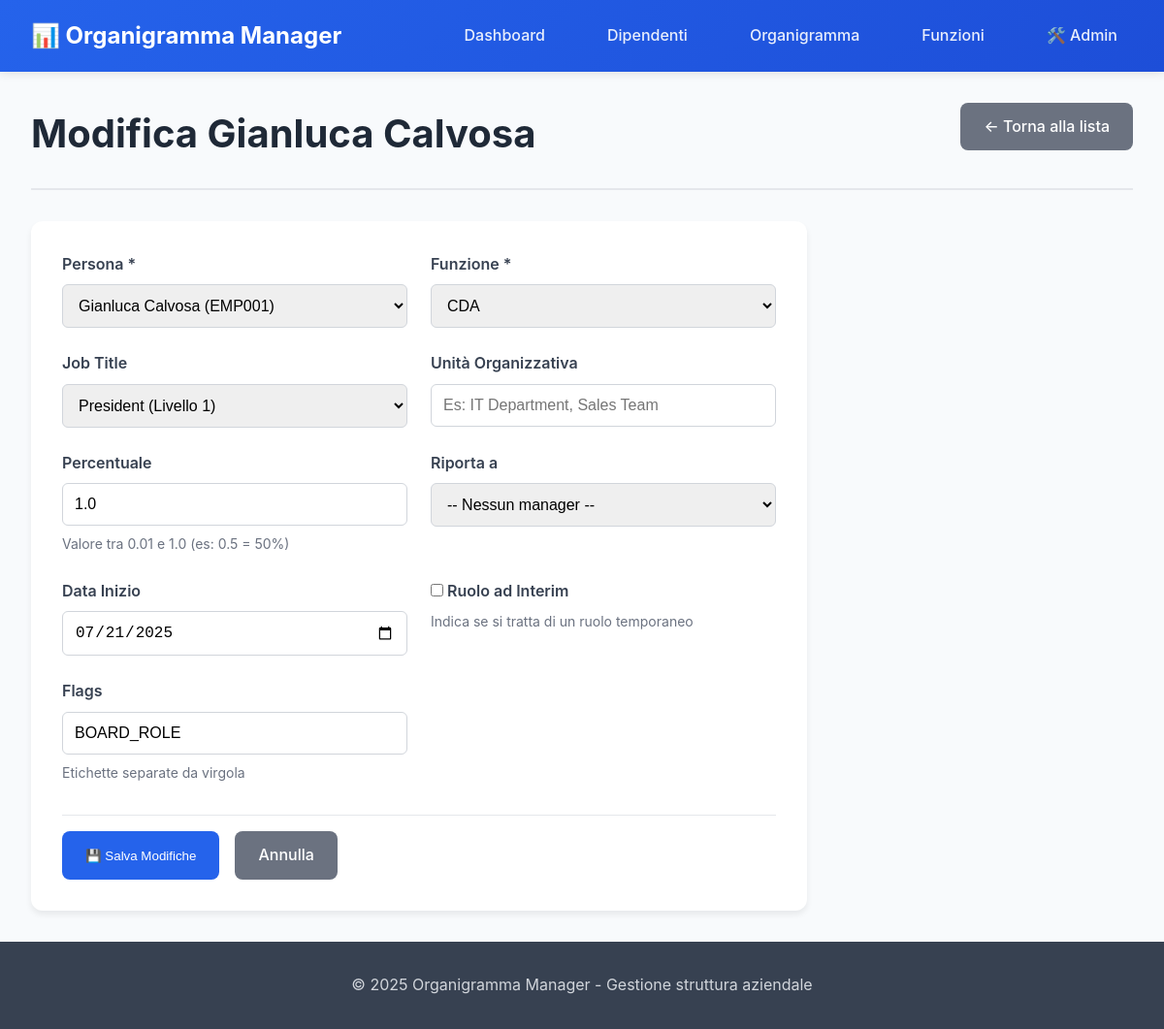
/admin/roles/1/edit, run on the app's committed database.
### tables this page shows
CREATE TABLE roles (
    id INTEGER PRIMARY KEY AUTOINCREMENT,
    person_name TEXT NOT NULL REFERENCES persons(name) ON DELETE CASCADE,
    function_name TEXT NOT NULL REFERENCES functions(name) ON DELETE CASCADE,
    organizational_unit TEXT,
    job_title_name TEXT REFERENCES job_titles(name),
    percentage REAL DEFAULT 1.0 CHECK (percentage > 0 AND percentage <= 1),
    ad_interim BOOLEAN DEFAULT FALSE,
    reports_to TEXT REFERENCES persons(name),
    start_date DATE DEFAULT CURRENT_DATE,
    end_date DATE,
    flags TEXT(25),
    created_at DATETIME DEFAULT CURRENT_TIMESTAMP,
    updated_at DATETIME DEFAULT CURRENT_TIMESTAMP,
    CONSTRAINT valid_dates CHECK (end_date IS NULL OR end_date >= start_date)
);

### src/web/routes/crud_web.py (the view)
@router.get("/admin/roles/{role_id}/edit", response_class=HTMLResponse)
async def edit_role_form(request: Request, role_id: int):
    role = repository.get_role(role_id)
    if not role:
        raise HTTPException(404, "Ruolo non trovata")
    all_persons = repository.get_all_persons()
    all_functions = repository.get_all_functions()
    all_job_titles = repository.get_all_job_titles()
    return templates.TemplateResponse("admin/role_form.html", {
        "request": request,
        "title": f"Modifica {role.person_name}",
        "action": "edit",
        "role": role,
        "persons": [p for p in all_persons if p is not None],
        "functions": [f for f in all_functions if f is not None],
        "job_titles": [j for j in all_job_titles if j is not None],
    })

### src/web/templates/admin/role_form.html (shortened to what this page needs)
{% extends "base.html" %}
{% block content %}
<div class="page-header">
    <h1>{{ title }}</h1>
    <div class="header-actions">
        <a href="/admin/roles" class="btn btn-secondary">← Torna alla lista</a>
    </div>
</div>
<div class="form-container">
    <form method="post" class="admin-form">
        <div class="form-grid">
            <div class="form-group">
                <label for="person_name">Persona *</label>
                <select id="person_name" name="person_name" required>
                    {% for person in persons %}
                    <option value="{{ person.name }}"
                            {{ 'selected' if role and role.person_name == person.name else '' }}>
                        {{ person.name }} ({{ person.employee_id or 'N/A' }})
                    </option>
                    {% endfor %}
                </select>
            </div>
            <div class="form-group">
                <label for="function_name">Funzione *</label>
                <select id="function_name" name="function_name" required>
                    {% for function in functions %}
                    <option value="{{ function.name }}"
                            {{ 'selected' if role and role.function_name == function.name else '' }}>
                        {{ function.name }}
                    </option>
                    {% endfor %}
                </select>
            </div>
            <div class="form-group">
                <label for="job_title_name">Job Title</label>
                <select id="job_title_name" name="job_title_name">
                    {% for job_title in job_titles %}
                    <option value="{{ job_title.name }}"
                            {{ 'selected' if role and role.job_title_name == job_title.name else '' }}>
                        {{ job_title.name }} (Livello {{ job_title.level or 'N/A' }})
                    </option>
                    {% endfor %}
                </select>
            </div>
            <div class="form-group">
                <label for="organizational_unit">Unità Organizzativa</label>
                <input type="text" id="organizational_unit" name="organizational_unit"
                       value="{{ role.organizational_unit if role else '' }}"
                       placeholder="Es: IT Department, Sales Team">
            </div>
            <div class="form-group">
                <label for="percentage">Percentuale</label>
                <input type="number" id="percentage" name="percentage"
                       min="0.01" max="1" step="0.01"
                       value="{{ role.percentage if role else '1.0' }}">
                <small>Valore tra 0.01 e 1.0 (es: 0.5 = 50%)</small>
            </div>
            <div class="form-group">
                <label for="reports_to">Riporta a</label>
                <select id="reports_to" name="reports_to">
                    <option value="">-- Nessun manager --</option>
                </select>
            </div>
            <div class="form-group">
                <label for="start_date">Data Inizio</label>
                <input type="date" id="start_date" name="start_date"
                       value="{{ role.start_date if role else '' }}">
            </div>
            <div class="form-group">
                <label for="ad_interim">
                    <input type="checkbox" id="ad_interim" name="ad_interim" value="true"
                           {{ 'checked' if role and role.ad_interim else '' }}>
                    Ruolo ad Interim
                </label>
                <small>Indica se si tratta di un ruolo temporaneo</small>
            </div>
            <div class="form-group">
                <label for="flags">Flags</label>
                <input type="text" id="flags" name="flags"
                       value="{{ role.flags if role else '' }}"
                       placeholder="Es: TEMPORARY, ACTING, etc.">
                <small>Etichette separate da virgola</small>
            </div>
        </div>
        <div class="form-actions">
            <button type="submit" class="btn btn-primary">
                {% if action == 'create' %}➕ Crea Ruolo{% else %}💾 Salva Modifiche{% endif %}
            </button>
            <a href="/admin/roles" class="btn btn-secondary">Annulla</a>
        </div>
    </form>
</div>
{% endblock %}

### src/web/static/style.css (style rules this page uses)
* { margin: 0; padding: 0; box-sizing: border-box; }
body { font-family: -apple-system, BlinkMacSystemFont, 'Segoe UI', Roboto, Oxygen, Ubuntu, Cantarell, sans-serif; line-height: 1.6; color: #333; background-color: #f8fafc; }
a { color: #2563eb; text-decoration: none; }
.page-header { margin-bottom: 2rem; border-bottom: 2px solid #e5e7eb; padding-bottom: 1rem; }
.page-header h1 { font-size: 2.5rem; font-weight: 700; color: #1f2937; margin-bottom: 0.5rem; }
.btn { display: inline-flex; align-items: center; gap: 0.5rem; padding: 0.75rem 1.5rem; font-weight: 500; border: none; border-radius: 8px; cursor: pointer; text-decoration: none; transition: all 0.2s; }
.btn-primary { background: #2563eb; color: white; }
.btn-secondary { background: #6b7280; color: white; }

### src/web/static/admin.css (style rules this page uses)
.form-container { max-width: 800px; background: white; padding: 2rem; border-radius: 12px; box-shadow: 0 4px 6px rgba(0, 0, 0, 0.07); }
.admin-form { display: flex; flex-direction: column; gap: 2rem; }
.form-grid { display: grid; grid-template-columns: repeat(auto-fit, minmax(300px, 1fr)); gap: 1.5rem; }
.form-group { display: flex; flex-direction: column; gap: 0.5rem; }
.form-group label { font-weight: 600; color: #374151; }
.form-group input, .form-group select { padding: 0.75rem; border: 1px solid #d1d5db; border-radius: 6px; font-size: 1rem; transition: border-color 0.2s; }
.form-group small { color: #6b7280; font-size: 0.875rem; }
.form-actions { display: flex; gap: 1rem; justify-content: flex-start; padding-top: 1rem; border-top: 1px solid #e5e7eb; }
.page-header { display: flex; justify-content: space-between; align-items: start; margin-bottom: 2rem; padding-bottom: 1rem; border-bottom: 2px solid #e5e7eb; }

### data on the page
roles: percentage "1.0", start_date "07/21/2025", flags "BOARD_ROLE"

### other printed values
{{ title }} "Modifica Gianluca Calvosa"
form field person_name "Gianluca Calvosa (EMP001)"
form field function_name "CDA"
form field job_title_name "President (Livello 1)"
